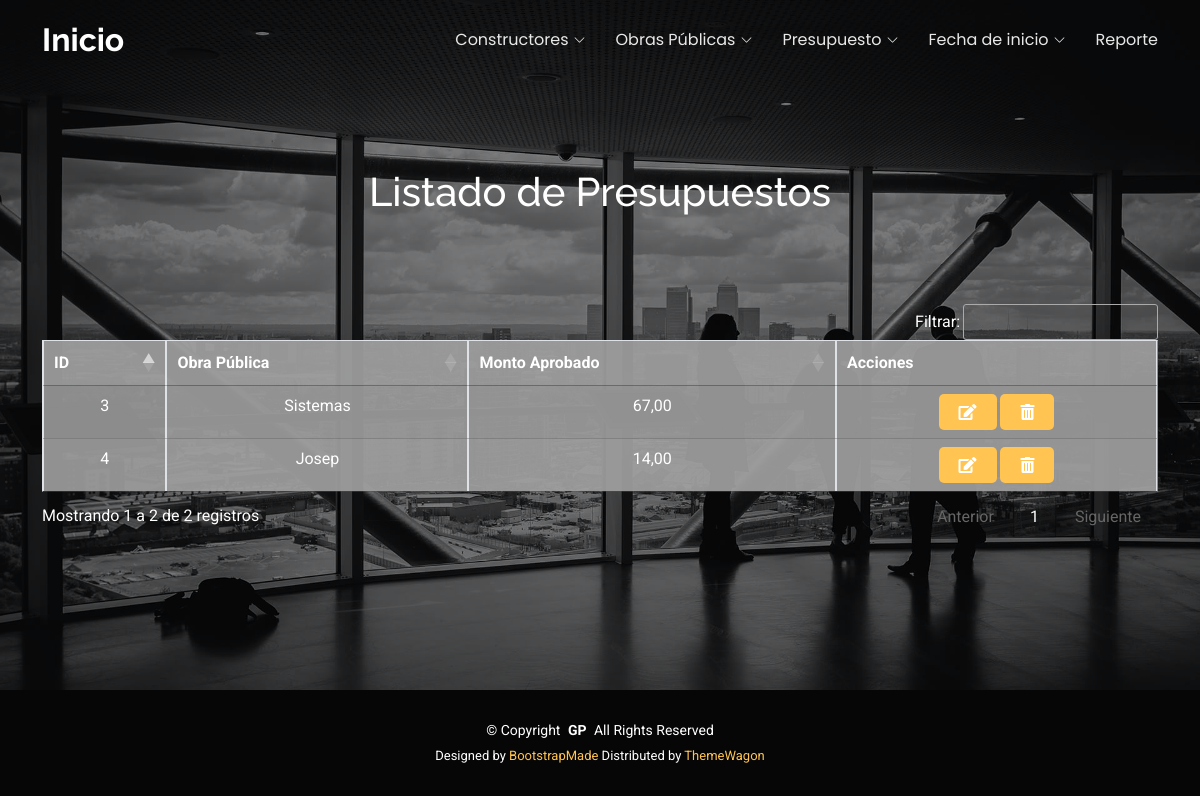
/listadoPresupuestos/, run on the app's committed database.
### Aplicaciones/obras/models.py (models this page shows, shortened)
class Presupuesto(models.Model):
    id = models.AutoField(primary_key=True)
    obra = models.ForeignKey(ObraPublica, on_delete=models.CASCADE, related_name="presupuestos")
    presupuesto = models.DecimalField(max_digits=12, decimal_places=2, verbose_name="Monto Aprobado")

class ObraPublica(models.Model):
    ESTADO_OPCIONES = (
        ('planeacion', 'Planeación'),
        ('en_proceso', 'En Proceso'),
        ('finalizada', 'Finalizada'),
        ('cancelada', 'Cancelada'),
    )
    id = models.AutoField(primary_key=True)
    nombre = models.CharField(max_length=200)
    ubicacion = models.CharField(max_length=200, blank=True, null=True)
    descripcion = models.TextField(blank=True, null=True)
    estado = models.CharField(max_length=50, choices=ESTADO_OPCIONES, default='planeacion')
    constructor = models.ForeignKey(Constructor, on_delete=models.CASCADE, null=True, related_name="obras")

### Aplicaciones/obras/views.py (the view)
# urls.py: path('listadoPresupuestos/', views.listadoPresupuestos, name='listadoPresupuestos'),  # Listado de presupuestos
def listadoPresupuestos(request):
    presupuestos = Presupuesto.objects.all()  # Recupera todos los registros de presupuestos
    return render(request, 'listadoPresupuestos.html', {'presupuestos': presupuestos})

### Aplicaciones/obras/templates/listadoPresupuestos.html (shortened to what this page needs)
{% extends "./plantilla.html" %}
{% block contenido %}
{% load static %}
<section id="hero" class="hero section dark-background">
    <div class="container mt-5">
        <h1 class="text-center mb-3">Listado de Presupuestos</h1>
        <br><br><br>
        <table border="1" class="table table-bordered table-striped table-hover justify-content text-center display" id="tbl_presupuestos">
            <thead>
                <tr>
                    <th>ID</th>
                    <th>Obra Pública</th>
                    <th>Monto Aprobado</th>
                    <th>Acciones</th>
                </tr>
            </thead>
            <tbody>
                {% for presupuesto in presupuestos %}
                    <tr>
                        <td>{{ presupuesto.id }}</td>
                        <td>{{ presupuesto.obra.nombre }}</td>
                        <td>{{ presupuesto.presupuesto }}</td>
                        <td>
                            <a href="/editarPresupuesto/{{ presupuesto.id }}" class="btn btn-custom"><i class="fas fa-edit"></i></a>
                            <a onclick="return confirm('¿Estás seguro de eliminar este presupuesto?');"
                            href="{% url 'eliminarPresupuesto' presupuesto.id %}" class="btn btn-custom"><i class="fas fa-trash-alt"></i></a>
                        </td>
                    </tr>
                {% endfor %}
            </tbody>
        </table>
        <br><br><br>
    </div>
</section>
{% endblock %}

### ObrasPublicas/static/plantilla/assets/css/main.css (style rules this page uses)
:root { --default-font: "Roboto", system-ui, -apple-system, "Segoe UI", Roboto, "Helvetica Neue", Arial, "Noto Sans", "Liberation Sans", sans-serif, "Apple Color Emoji", "Segoe UI Emoji", "Segoe UI Symbol", "Noto Color Emoji"; --heading-font: "Raleway", sans-serif; --nav-font: "Poppins", sans-serif; }
:root { --background-color: #ffffff; --default-color: #444444; --heading-color: #151515; --accent-color: #ffc451; --surface-color: #ffffff; --contrast-color: #312f2f; }
:root { --nav-color: rgba(255, 255, 255, 0.905); --nav-hover-color: #ffc451; --nav-mobile-background-color: #ffffff; --nav-dropdown-background-color: #ffffff; --nav-dropdown-color: #212529; --nav-dropdown-hover-color: #ffc451; }
.dark-background { --background-color: #060606; --default-color: #ffffff; --heading-color: #ffffff; --surface-color: #252525; --contrast-color: #2a2727; }
:root { scroll-behavior: smooth; }
body { color: var(--default-color); background-color: var(--background-color); font-family: var(--default-font); }
a { color: var(--accent-color); text-decoration: none; transition: 0.3s; }
h1, h2, h3, h4, h5, h6 { color: var(--heading-color); font-family: var(--heading-font); }
section, .section { color: var(--default-color); background-color: var(--background-color); padding: 60px 0; scroll-margin-top: 80px; overflow: clip; }
.hero { width: 100%; min-height: 100vh; position: relative; padding: 120px 0 80px 0; display: flex; align-items: center; justify-content: center; }
.hero:before { content: ""; background: color-mix(in srgb, var(--background-color), transparent 30%); position: absolute; inset: 0; z-index: 2; }
.hero .container { position: relative; z-index: 3; }

### data on the page
Presupuesto: id "3", obra.nombre "Sistemas", presupuesto "67,00"
Presupuesto: id "4", obra.nombre "Josep", presupuesto "14,00"
